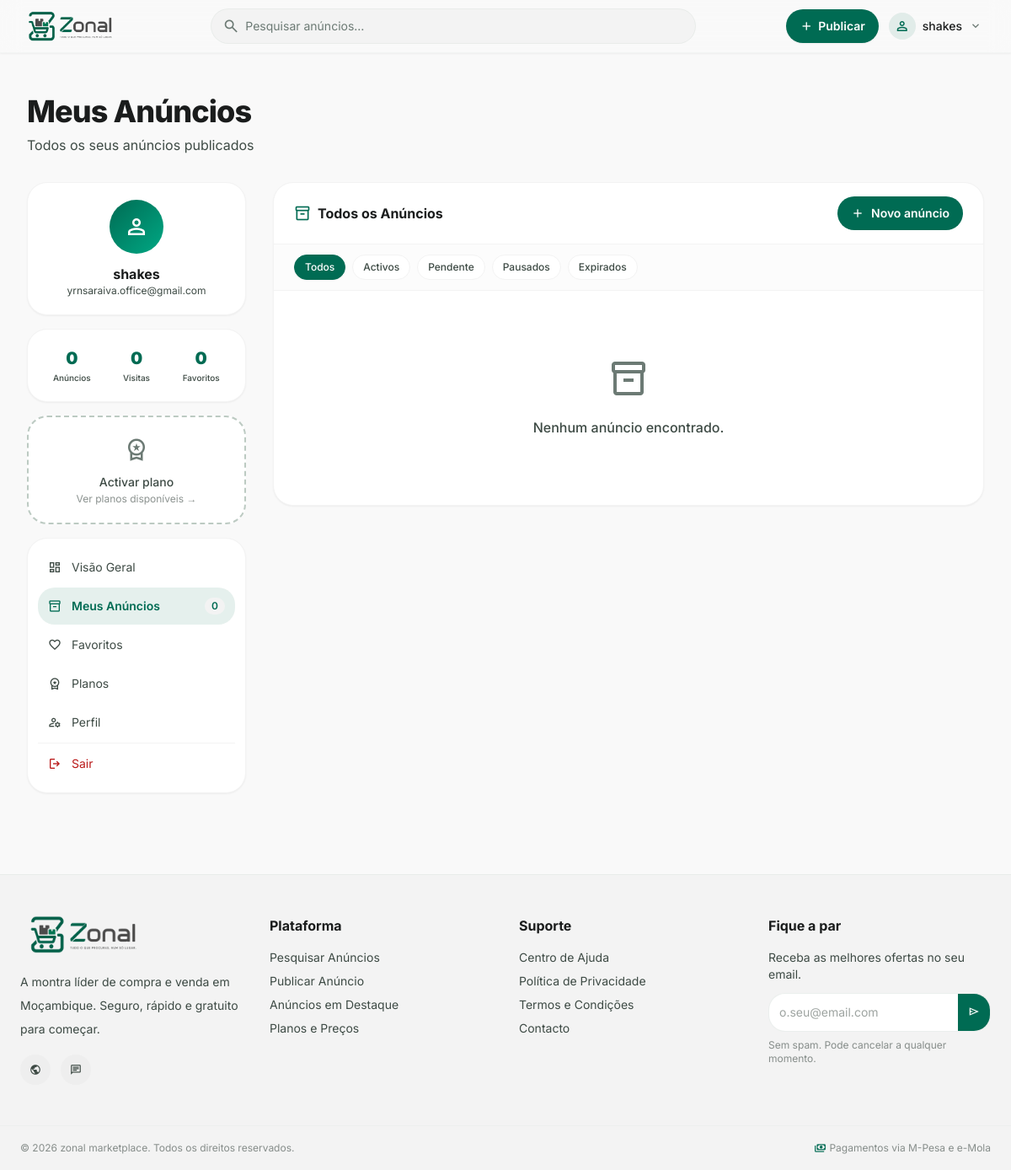
Before: /dashboard/anuncios/ (signed in) with the older database file.
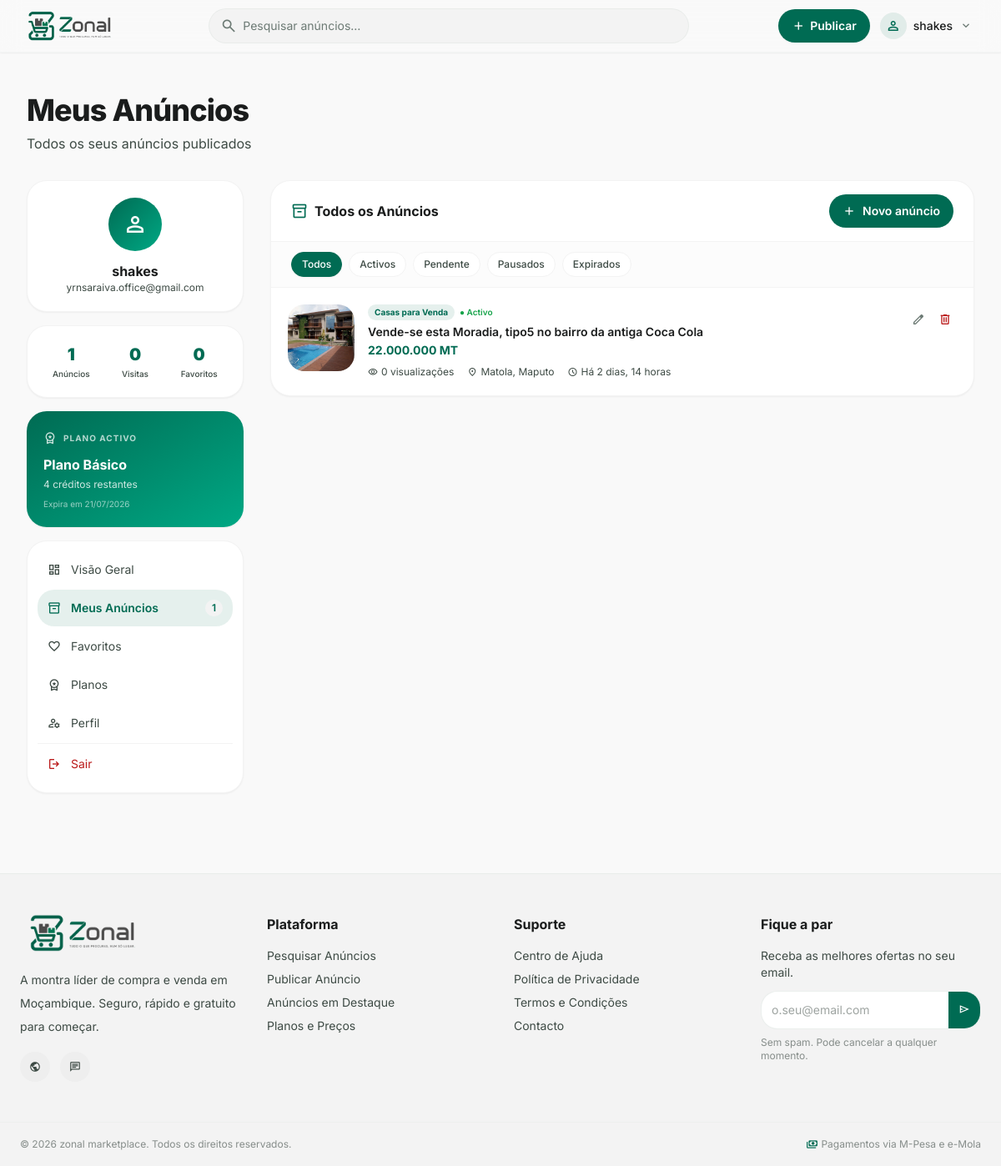
After: the same page with the newer database file.
### apps/pagamentos/models.py (models this page shows, shortened)
class SubscricaoUtilizador(models.Model):
    ESTADO_CHOICES = [
        ('pendente', 'Pendente de Pagamento'),
        ('activa', 'Activa'),
        ('expirada', 'Expirada'),
        ('cancelada', 'Cancelada'),
    ]
    utilizador = models.ForeignKey(User, on_delete=models.CASCADE, related_name='subscricoes')
    plano = models.ForeignKey(PlanoPublicacao, on_delete=models.PROTECT, related_name='subscricoes')
    estado = models.CharField(max_length=20, choices=ESTADO_CHOICES, default='pendente')
    creditos_totais = models.PositiveIntegerField(null=True, blank=True)
    creditos_usados = models.PositiveIntegerField(default=0)
    inicio_em = models.DateTimeField(null=True, blank=True)
    expira_em = models.DateTimeField(null=True, blank=True)
    criado_em = models.DateTimeField(auto_now_add=True)
    actualizado_em = models.DateTimeField(auto_now=True)
    preco_pago = models.DecimalField(max_digits=12, decimal_places=2)
    class Meta:
        verbose_name = 'Subscrição'
        verbose_name_plural = 'Subscrições'
        ordering = ['-criado_em']
        indexes = [
            models.Index(fields=['utilizador', 'estado', 'expira_em']),
        ]
    @property
    def ilimitado(self):
        return self.creditos_totais is None
    @property
    def creditos_disponiveis(self):
        if self.ilimitado:
            return None
        return max(0, self.creditos_totais - self.creditos_usados)
    @property
    def expirada(self):
        if not self.expira_em:
            return False
        return timezone.now() > self.expira_em

class PlanoPublicacao(models.Model):
    TIPO_CHOICES = [
        ('avulso', 'Por Anúncio'),
        ('subscricao', 'Subscrição'),
    ]
    nome = models.CharField(max_length=100)
    descricao = models.TextField(blank=True)
    tipo = models.CharField(max_length=20, choices=TIPO_CHOICES)
    preco = models.DecimalField(max_digits=12, decimal_places=2, help_text='Preço em Meticais (MZN)')
    max_anuncios = models.PositiveIntegerField(null=True, blank=True, help_text='Deixar em branco para ilimitado')
    duracao_anuncio_dias = models.PositiveIntegerField(default=30)
    duracao_subscricao_dias = models.PositiveIntegerField(default=30)
    max_imagens = models.PositiveIntegerField(default=6)
    dias_destaque_incluidos = models.PositiveIntegerField(default=0)
    activo = models.BooleanField(default=True)
    ordem = models.PositiveIntegerField(default=0)
    criado_em = models.DateTimeField(auto_now_add=True)
    actualizado_em = models.DateTimeField(auto_now=True)
    class Meta:
        verbose_name = 'Plano de publicação'
        verbose_name_plural = 'Planos de publicação'
        ordering = ['ordem', 'preco']
    @property
    def ilimitado(self):
        return self.max_anuncios is None

### apps/anuncios/models.py (models this page shows, shortened)
class Anuncio(models.Model):
    ESTADO_CHOICES = [
        ('rascunho', 'Rascunho'),
        ('pendente_pagamento', 'Pendente de Pagamento'),
        ('activo', 'Activo'),
        ('pausado', 'Pausado'),
        ('vendido', 'Vendido'),
        ('expirado', 'Expirado'),
        ('eliminado', 'Eliminado'),
        ('rejeitado', 'Rejeitado'),
    ]
    utilizador = models.ForeignKey(User, on_delete=models.CASCADE, related_name='anuncios')
    categoria = models.ForeignKey(Categoria, on_delete=models.PROTECT, related_name='anuncios')
    subscricao = models.ForeignKey(
        SubscricaoUtilizador, on_delete=models.SET_NULL,
        null=True, blank=True, related_name='anuncios_publicados',
    )
    titulo = models.CharField(max_length=100)
    descricao = models.TextField(max_length=2000)
    preco = models.DecimalField(max_digits=12, decimal_places=2, null=True, blank=True)
    preco_negociavel = models.BooleanField(default=False)
    provincia = models.CharField(max_length=50)
    cidade = models.CharField(max_length=50)
    bairro = models.CharField(max_length=100, blank=True)
    estado = models.CharField(max_length=30, choices=ESTADO_CHOICES, default='pendente_pagamento')
    motivo_rejeicao = models.TextField(blank=True)
    visualizacoes = models.PositiveIntegerField(default=0)
    contactos_recebidos = models.PositiveIntegerField(default=0)
    auto_renovar = models.BooleanField(default=False)
    criado_em = models.DateTimeField(auto_now_add=True)
    actualizado_em = models.DateTimeField(auto_now=True)
    expira_em = models.DateTimeField(null=True, blank=True)
    publicado_em = models.DateTimeField(null=True, blank=True)
    class Meta:
        verbose_name = 'Anúncio'
        verbose_name_plural = 'Anúncios'
        ordering = ['-publicado_em']
    @property
    def destacado(self):
        return self.destaques.filter(activo=True, fim_em__gt=timezone.now()).exists()

### apps/categorias/models.py (models this page shows, shortened)
class Categoria(models.Model):
    pai = models.ForeignKey(
        'self', on_delete=models.CASCADE,
        null=True, blank=True, related_name='subcategorias'
    )
    nome = models.CharField(max_length=100)
    slug = models.SlugField(max_length=100, unique=True)
    icone_url = models.CharField(max_length=255, blank=True)
    ordem = models.PositiveIntegerField(default=0)
    activa = models.BooleanField(default=True)
    nivel = models.PositiveIntegerField(default=0)
    class Meta:
        verbose_name = 'Categoria'
        verbose_name_plural = 'Categorias'
        ordering = ['ordem', 'nome']

### apps/anuncios/views.py (the view)
# urls.py: path('dashboard/anuncios/', views.meus_anuncios_view, name='meus-anuncios'),
@login_required
def meus_anuncios_view(request):
    ESTADO_FILTROS = [
        ('Todos', ''),
        ('Activos', 'activo'),
        ('Pendente', 'pendente_pagamento'),
        ('Pausados', 'pausado'),
        ('Expirados', 'expirado'),
    ]
    estado_actual = request.GET.get('estado', '')
    anuncios_qs = Anuncio.objects.filter(
        utilizador=request.user
    ).exclude(estado='eliminado').select_related('categoria').prefetch_related('imagens').order_by('-publicado_em')
    if estado_actual:
        anuncios_qs = anuncios_qs.filter(estado=estado_actual)
    paginator = Paginator(anuncios_qs, 10)
    page_obj = paginator.get_page(request.GET.get('page', 1))
    page_obj.object_list = [_anuncio_para_dict(a, request) for a in page_obj]
    ctx = _sidebar_context(request.user)
    ctx.update({
        'page_obj': page_obj,
        'estado_filtros': ESTADO_FILTROS,
        'estado_actual': estado_actual,
        'active_tab': 'anuncios',
        'page_title': 'Meus Anúncios',
        'page_subtitle': 'Todos os seus anúncios publicados',
    })
    return render(request, 'users/meus_anuncios.html', ctx)

### templates/users/meus_anuncios.html (shortened to what the changed rows need)
{% extends "users/area_utilizador.html" %}
{% block area_content %}
<section class="bg-surface-container-lowest rounded-2xl shadow-sm border border-surface-container-low overflow-hidden">
    <div class="flex flex-col sm:flex-row sm:items-center justify-between gap-3 px-6 py-4 border-b border-surface-container-low">
        <h2 class="font-bold text-on-surface flex items-center gap-2">
            <span class="material-symbols-outlined text-primary text-xl">inventory_2</span>
            Todos os Anúncios
        </h2>
    </div>
    <div class="flex gap-2 flex-wrap px-6 py-3 border-b border-surface-container-low bg-surface-container-low/30">
        {% for label, value in estado_filtros %}
        <a href="?estado={{ value }}"
           class="px-3 py-1.5 rounded-full text-xs font-medium transition-all border
                  {% if estado_actual == value %}bg-primary text-on-primary border-primary shadow-sm
                  {% else %}bg-surface-container-lowest text-on-surface-variant border-surface-container-low hover:border-primary hover:text-primary{% endif %}">
            {{ label }}
        </a>
        {% endfor %}
    </div>
    <div class="divide-y divide-surface-container-low" id="lista-anuncios">
        {% for anuncio in page_obj %}
        <div class="flex gap-4 p-5 hover:bg-surface-container-low/40 transition-colors anuncio-item"
             data-id="{{ anuncio.id }}">
            <div class="w-20 h-20 flex-shrink-0 rounded-xl overflow-hidden bg-surface-container-low">
                {% if anuncio.imagem_principal %}
                <img class="w-full h-full object-cover" src="{{ anuncio.imagem_principal }}" alt="{{ anuncio.titulo }}"/>
                {% else %}
                <div class="w-full h-full flex items-center justify-center">
                    <span class="material-symbols-outlined text-outline">image</span>
                </div>
                {% endif %}
            </div>
            <div class="flex-1 min-w-0">
                <div class="flex items-start justify-between gap-2">
                    <div class="min-w-0">
                        <div class="flex flex-wrap items-center gap-1.5 mb-1">
                            <span class="text-[10px] font-bold bg-primary/10 text-primary px-2 py-0.5 rounded-full">
                                {{ anuncio.categoria_nome }}
                            </span>
                            <span class="text-[10px] font-semibold
                                {% if anuncio.estado == 'activo' %}text-green-600
                                {% elif anuncio.estado == 'expirado' %}text-error
                                {% elif anuncio.estado == 'pendente_pagamento' %}text-amber-500
                                {% elif anuncio.estado == 'pausado' %}text-blue-500
                                {% else %}text-on-surface-variant{% endif %}">
                                ● {{ anuncio.get_estado_display }}
                            </span>
                        </div>
                        <a href="{% url 'anuncio-detalhe-view' anuncio.id %}"
                           class="font-semibold text-on-surface hover:text-primary transition-colors text-sm line-clamp-1 block">
                            {{ anuncio.titulo }}
                        </a>
                        <p class="font-bold text-primary text-sm mt-0.5">{{ anuncio.preco|floatformat:0 }} MT</p>
                    </div>
                    <div class="flex gap-1 flex-shrink-0">
                        <a href="{% url 'anuncio-editar-view' anuncio.id %}"
                           class="p-1.5 rounded-lg hover:bg-surface-container-low transition-colors" title="Editar">
                            <span class="material-symbols-outlined text-outline text-base">edit</span>
                        </a>
                        <button onclick="eliminarAnuncio({{ anuncio.id }}, this)"
                                class="p-1.5 rounded-lg hover:bg-error-container/30 transition-colors" title="Eliminar">
                            <span class="material-symbols-outlined text-error text-base">delete</span>
                        </button>
                    </div>
                </div>
                <div class="flex flex-wrap items-center gap-4 mt-2 text-xs text-on-surface-variant">
                    <span class="flex items-center gap-1">
                        <span class="material-symbols-outlined text-[12px]">visibility</span>
                        {{ anuncio.visualizacoes }} visualizações
                    </span>
                    <span class="flex items-center gap-1">
                        <span class="material-symbols-outlined text-[12px]">location_on</span>
                        {{ anuncio.cidade }}, {{ anuncio.provincia }}
                    </span>
                    {% if anuncio.publicado_em %}
                    <span class="flex items-center gap-1">
                        <span class="material-symbols-outlined text-[12px]">schedule</span>
                        Há {{ anuncio.publicado_em|timesince }}
                    </span>
                    {% endif %}
                </div>
            </div>
        </div>
        {% empty %}
        <div class="text-center py-20 text-on-surface-variant">
            <span class="material-symbols-outlined text-5xl text-outline">inventory_2</span>
            <p class="mt-4 font-medium">Nenhum anúncio encontrado.</p>
        </div>
        {% endfor %}
    </div>
</section>
{% endblock %}

### templates/users/area_utilizador.html (shortened to what the changed rows need)
{% extends "base.html" %}
{% load static %}
{% block content %}
<main class="pt-24 pb-24 px-4 md:px-8 max-w-7xl mx-auto mt-4">
    <div class="mb-8">
        <h1 class="text-3xl md:text-4xl font-extrabold text-on-surface tracking-tight">
            {{ page_title|default:"Meu Painel" }}
        </h1>
    </div>
    <div class="grid grid-cols-1 lg:grid-cols-12 gap-8">
        <div class="lg:col-span-3">
            <aside class="sticky top-24 space-y-4">
                <div class="bg-surface-container-lowest rounded-2xl p-5 shadow-sm border border-surface-container-low">
                    <div class="grid grid-cols-3 gap-3 text-center">
                        <div>
                            <p class="text-xl font-black text-primary" id="stat-anuncios">{{ total_anuncios|default:0 }}</p>
                            <p class="text-[10px] text-on-surface-variant font-medium mt-0.5">Anúncios</p>
                        </div>
                    </div>
                </div>
                {% if subscricao_activa %}
                <div class="bg-gradient-to-br from-primary to-primary-container rounded-2xl p-5 text-white shadow-sm">
                    <div class="flex items-center gap-2 mb-2">
                        <span class="material-symbols-outlined text-white/80 text-base">workspace_premium</span>
                        <span class="text-[10px] font-bold text-white/70 uppercase tracking-widest">Plano activo</span>
                    </div>
                    <p class="font-bold text-base">{{ subscricao_activa.plano.nome }}</p>
                    {% if subscricao_activa.ilimitado %}
                    <p class="text-xs text-white/80 mt-1">Anúncios ilimitados</p>
                    {% else %}
                    <p class="text-xs text-white/80 mt-1">
                        {{ subscricao_activa.creditos_disponiveis }} crédito{{ subscricao_activa.creditos_disponiveis|pluralize:"s" }} restante{{ subscricao_activa.creditos_disponiveis|pluralize:"s" }}
                    </p>
                    {% endif %}
                    <p class="text-[10px] text-white/60 mt-2">
                        Expira em {{ subscricao_activa.expira_em|date:"d/m/Y" }}
                    </p>
                </div>
                {% else %}
                <a href="{% url 'planos' %}"
                   class="block bg-surface-container-lowest rounded-2xl p-5 border-2 border-dashed
                          border-outline-variant hover:border-primary transition-all text-center group">
                    <span class="material-symbols-outlined text-outline text-3xl group-hover:text-primary transition-colors">workspace_premium</span>
                    <p class="text-sm font-medium text-on-surface-variant group-hover:text-primary transition-colors mt-2">
                        Activar plano
                    </p>
                    <p class="text-xs text-on-surface-variant/60 mt-0.5">Ver planos disponíveis →</p>
                </a>
                {% endif %}
                <div class="bg-surface-container-lowest rounded-2xl p-3 shadow-sm border border-surface-container-low">
                    <nav class="space-y-0.5">
                        <a href="{% url 'meus-anuncios' %}"
                           class="flex items-center gap-3 px-3 py-2.5 rounded-xl text-sm transition-all
                                  {% if active_tab == 'anuncios' %}bg-primary/10 text-primary font-semibold
                                  {% else %}text-on-surface-variant hover:bg-surface-container-low hover:text-on-surface{% endif %}">
                            <span class="material-symbols-outlined text-base">inventory_2</span>
                            Meus Anúncios
                            <span class="ml-auto text-xs bg-surface-container-low px-2 py-0.5 rounded-full
                                         {% if active_tab == 'anuncios' %}bg-primary/20{% endif %}">
                                {{ total_anuncios|default:0 }}
                            </span>
                        </a>
                    </nav>
                </div>
            </aside>
        </div>
        <div class="lg:col-span-9 space-y-6">
            {% block area_content %}{% endblock %}
        </div>
    </div>
</main>
{% endblock %}

Changed rows visible on the page:
added SubscricaoUtilizador: plano.nome "Plano Básico", creditos_disponiveis "4", expira_em "21/07/2026"
added Anuncio: categoria_nome "Casas para Venda", estado "Activo", titulo "Vende-se esta Moradia, tipo5 no bairro da antiga Coca Cola", preco "22.000.000", visualizacoes "0", cidade "Matola", provincia "Maputo", publicado_em "2 dias, 14 horas"
Other visible differences:
{{ total_anuncios|default:0 }}: "0" → "1"
text no longer shown: "Activar plano Ver planos disponíveis → Nenhum anúncio encontrado."
text now shown: "PLANO ACTIVO crédito restante Expira em"
